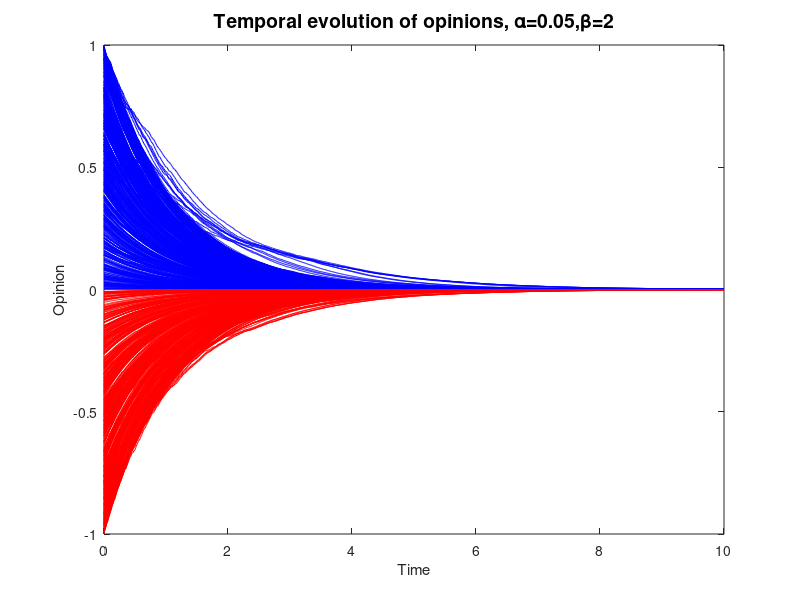

MATLAB code to generate this figure: (Note: this script raises an error after producing the figure.)
% Here is a replication for this paper:
% Fabian Baumann, Philipp Lorenz-Spreen, Igor M. Sokolov, and Michele Starnini. 2020. “Modeling Echo Chambers and Polarization Dynamics in Social Networks.” Physical Review Letters 124(4):048301. doi: 10.1103/PhysRevLett.124.048301.

% The procedure mainly involves 3 tasks:
% 1. Basic setting of agent-based model
% 2. Solving iffrential equations system by  fourth-order Runge-Kutta method
% 3. Numerical simulation plots


% SIMU(a)
% Step 1: Initialize parameters
N = 1000;               % Number of agents
dt = 0.01;              % Time step
T = 1000;               % Total time steps
m = 10;                 % Contacts per active agent
epsilon = 0.01;         % Minimum activity level
gamma = 2.1;            % Activity distribution exponent
r = 0.5;                % Reciprocity
K = 3;                  % Influence strength
alpha = 0.05;           % Contraversialness
beta = 2;               % Homophily level
rng('default');          
rng(1);                
% Initialize opinions randomly in [-1, 1]
x = -1 + 2 * rand(N, 1);

u = rand(1, N);
a = (epsilon^(1 - gamma) + u * (1^(1 - gamma) - epsilon^(1 - gamma))).^(1 / (1 - gamma));

% Prepare for simulation
A = zeros(N);  % Adjacency matrix
time = 0:dt:T*dt;  % Time vector
x_store = zeros(length(time), N);  % Store opinions over time
x_store(1, :) = x;  % Initial opinions

% Run simulation for Aij(t)
for t = 2:length(time)
    A(:) = 0;  % Clear adjacency matrix each step

    % Activate agents
    for i = 1:N
        if rand < a(i) % if i is activated
% Compute influence probabilities for all agents j relative to i
            prob = abs(x(i) - x).^(-beta);  % Vector of influence probabilities 
            prob(i) = 0;  % No self-links
            probs = prob / sum(prob); % pij
% Randomly choose m agents based on weighted probabilities
% targets = randsample(1:N, m,true, probs);  % 'true' allows sampling with replacement
targets = datasample(1:N, m, 'Replace', false, 'Weights', probs); % without replacement

            % Loop through the selected top m targets
            for j = targets
                A(j, i) = 1;  % i influences j           
                % Reciprocal link
                if rand < r
                    A(i, j) = 1;  % j reacts i with probability r
                end
            end
        end
    end

   % Update opinions using Runge-Kutta 4 method
   f = @(x) -x + K * A * tanh(alpha * x); 
    k1 = f(x);
    k2 = f(x + 0.5 * dt * k1);
    k3 = f(x + 0.5 * dt * k2);
    k4 = f(x + dt * k3);
    x = x + dt / 6 * (k1 + 2 * k2 + 2 * k3 + k4);

    % Store opinions for each t
    x_store(t, :) = x;
end

%Plot results
fig_a = figure('Name', 'simu_a');
plot(time, x_store .* (x_store >= 0), 'b', 'LineWidth', 0.2);
hold on;
plot(time, x_store .* (x_store < 0), 'r', 'LineWidth', 0.2);
hold off;
title('Temporal evolution of opinions, \alpha=0.05,\beta=2','FontSize', 14);
xlabel('Time');
ylabel('Opinion');
set(gca, 'Toolbar', []);
exportgraphics(gcf, 'echopaper/simu_a.png', 'Resolution', 300);
%% 




% SIMU(b)
% Step 1: Initialize parameters
N = 1000;                % Number of agents
dt = 0.01;              % Time step
T = 1000;               % Total time steps
m = 10;                 % Contacts per active agent
epsilon = 0.01;         % Minimum activity level
gamma = 2.1;            % Activity distribution exponent
r = 0.5;                % Reciprocity
K = 3;                  % Influence strength
alpha = 3;              % Controversialness
beta = 0;               % Homophily level
rng('default');
rng(1);
% Initialize opinions randomly in [-1, 1]
x = -1 + 2 * rand(N, 1);

u = rand(1, N);
a = (epsilon^(1 - gamma) + u * (1^(1 - gamma) - epsilon^(1 - gamma))).^(1 / (1 - gamma));

% Prepare for simulation
A = zeros(N);  % Adjacency matrix
time = 0:dt:T*dt;  % Time vector
x_store = zeros(length(time), N);  % Store opinions over time
x_store(1, :) = x;  % Initial opinions

% Run simulation for Aij(t)
for t = 2:length(time)
    A(:) = 0;  % Clear adjacency matrix each step

    % Activate agents
    for i = 1:N
        if rand < a(i) % if i is activated
% Compute influence probabilities for all agents j relative to i
            prob = abs(x(i) - x).^(-beta);  % Vector of influence probabilities 
            prob(i) = 0;  % No self-links
            probs = prob / sum(prob); % pij
% Randomly choose m agents based on weighted probabilities
% targets = randsample(1:N, m,true, probs);  % 'true' allows sampling with replacement
targets = datasample(1:N, m, 'Replace', false, 'Weights', probs); % without replacement

            % Loop through the selected top m targets
            for j = targets
                A(j, i) = 1;  % i influences j           
                % Reciprocal link
                if rand < r
                    A(i, j) = 1;  % j reacts i with probability r
                end
            end
        end
    end

   % Update opinions using Runge-Kutta 4 method
   f = @(x) -x + K * A * tanh(alpha * x); 
    k1 = f(x);
    k2 = f(x + 0.5 * dt * k1);
    k3 = f(x + 0.5 * dt * k2);
    k4 = f(x + dt * k3);
    x = x + dt / 6 * (k1 + 2 * k2 + 2 * k3 + k4);

    % Store opinions for each t
    x_store(t, :) = x;
end

% Step 3: Plot results
fig_b = figure('Name', 'simu_b');
plot(time, x_store .* (x_store >= 0), 'b', 'LineWidth', 0.2);
hold on;
plot(time, x_store .* (x_store < 0), 'r', 'LineWidth', 0.2);
hold off;
title('Temporal evolution of opinions, \alpha=3,\beta=0','FontSize', 14);
xlabel('Time');
ylabel('Opinion');
set(gca, 'Toolbar', []);
exportgraphics(gcf, 'echopaper/simu_b.png', 'Resolution', 300);
%% 

% SIMU(c)
% Step 1: Initialize parameters
N = 1000;                % Number of agents
dt = 0.01;              % Time step
T = 1000;               % Total time steps
m = 100;                 % Contacts per active agent
epsilon = 0.01;         % Minimum activity level
gamma = 2.1;            % Activity distribution exponent
r = 0.5;                % Reciprocity
K = 3;                  % Influence strength
alpha = 3;              % Controversialness
beta = 3;               % Homophily level
rng('default');
rng(1);
% Initialize opinions randomly in [-1, 1]
x =  rand(N, 1);

u = rand(1, N);
a = (epsilon^(1 - gamma) + u * (1^(1 - gamma) - epsilon^(1 - gamma))).^(1 / (1 - gamma));


% Prepare for simulation
A = zeros(N);  % Adjacency matrix
time = 0:dt:T*dt;  % Time vector
x_store = zeros(length(time), N);  % Store opinions over time
x_store(1, :) = x;  % Initial opinions

% Run simulation for Aij(t)
for t = 2:length(time)
    A(:) = 0;  % Clear adjacency matrix each step

    % Activate agents
    for i = 1:N
        if rand < a(i) % if i is activated
% Compute influence probabilities for all agents j relative to i
            prob = abs(x(i) - x).^(-beta);  % Vector of influence probabilities 
            prob(i) = 0;  % No self-links
            probs = prob / sum(prob); % pij
% Randomly choose m agents based on weighted probabilities
% targets = randsample(1:N, m,true, probs);  % 'true' allows sampling with replacement
targets = datasample(1:N, m, 'Replace', false, 'Weights', probs); % without replacement

            % Loop through the selected top m targets
            for j = targets
                A(j, i) = 1;  % i influences j           
                % Reciprocal link
                if rand < r
                    A(i, j) = 1;  % j reacts i with probability r
                end
            end
        end
    end

   % Update opinions using Runge-Kutta 4 method
   f = @(x) -x + K * A * tanh(alpha * x); 
    k1 = f(x);
    k2 = f(x + 0.5 * dt * k1);
    k3 = f(x + 0.5 * dt * k2);
    k4 = f(x + dt * k3);
    x = x + dt / 6 * (k1 + 2 * k2 + 2 * k3 + k4);

    % Store opinions for each t
    x_store(t, :) = x;
end
%% 

% Step 3: Plot results
fig_c = figure('Name', 'simu_c');
plot(time, x_store .* (x_store(1,:) >= 0), 'b', 'LineWidth', 0.2);
hold on;
plot(time, x_store .* (x_store(1,:) < 0), 'r', 'LineWidth', 0.2);
hold on;
plot(time, x_store .* (x_store(1000,:) >= 10), 'g', 'LineWidth', 0.2);
hold off;
title('Temporal evolution of opinions, \alpha=3,\beta=3','FontSize', 14);
xlabel('Time');
ylabel('Opinion');
set(gca, 'Toolbar', []);
exportgraphics(gcf, 'echopaper/simu_c.png', 'Resolution', 300)

%% 
% Combined figure
fig_combined = figure('Name', 'Combined', 'Position', [100, 100, 900, 600]);

% (a) Top-left plot
subplot(2, 2, 1);  % 2x2 grid, position 1
ax_a = findobj(fig_a, 'Type', 'axes');  
copyobj(allchild(ax_a), gca);  
title('(a)','FontSize', 16);

% (b) Bottom-left plot
subplot(2, 2, 3);  % 2x2 grid, position 3
ax_b = findobj(fig_b, 'Type', 'axes');
copyobj(allchild(ax_b), gca);
title('(b)','FontSize', 16);

% (c) Right-side plot spanning two rows
subplot(2, 2, [2, 4]); 
ax_c = findobj(fig_c, 'Type', 'axes');
copyobj(allchild(ax_c), gca);
title('(c)','FontSize', 16);

% Save the combined figure
exportgraphics(gcf, 'echopaper/simu.png', 'Resolution', 300);
